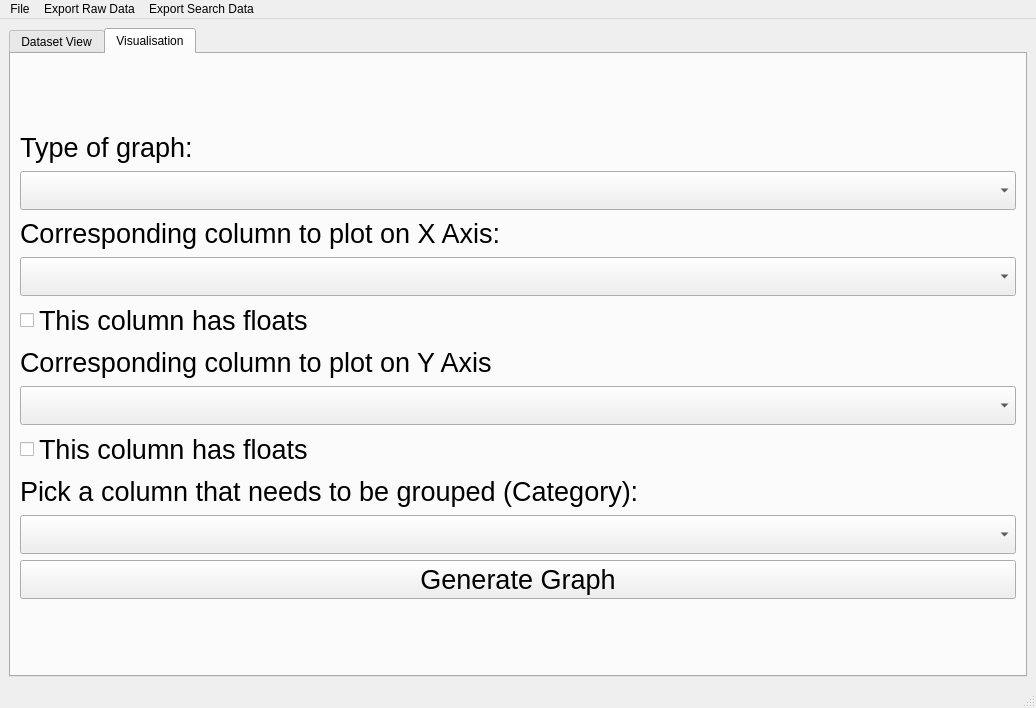
<?xml version="1.0" encoding="UTF-8"?>
<ui version="4.0">
 <class>MainWindow</class>
 <widget class="QMainWindow" name="MainWindow">
  <property name="geometry">
   <rect>
    <x>0</x>
    <y>0</y>
    <width>1036</width>
    <height>708</height>
   </rect>
  </property>
  <property name="windowTitle">
   <string>MainWindow</string>
  </property>
  <widget class="QWidget" name="centralwidget">
   <layout class="QVBoxLayout" name="verticalLayout">
    <item>
     <widget class="QTabWidget" name="tabWidget">
      <property name="currentIndex">
       <number>1</number>
      </property>
      <widget class="QWidget" name="DataSetView">
       <attribute name="title">
        <string>Dataset View</string>
       </attribute>
       <layout class="QGridLayout" name="gridLayout">
        <item row="1" column="0">
         <widget class="QTableView" name="csvTable">
          <property name="dragDropMode">
           <enum>QAbstractItemView::NoDragDrop</enum>
          </property>
          <property name="alternatingRowColors">
           <bool>true</bool>
          </property>
          <property name="gridStyle">
           <enum>Qt::SolidLine</enum>
          </property>
          <property name="sortingEnabled">
           <bool>true</bool>
          </property>
          <attribute name="horizontalHeaderStretchLastSection">
           <bool>true</bool>
          </attribute>
          <attribute name="verticalHeaderShowSortIndicator" stdset="0">
           <bool>false</bool>
          </attribute>
         </widget>
        </item>
        <item row="0" column="0">
         <layout class="QHBoxLayout" name="horizontalLayout">
          <item>
           <widget class="QLineEdit" name="search">
            <property name="placeholderText">
             <string>Search Dataset...</string>
            </property>
           </widget>
          </item>
          <item>
           <widget class="QPushButton" name="searchView">
            <property name="text">
             <string>Search Table</string>
            </property>
           </widget>
          </item>
          <item>
           <widget class="QPushButton" name="clearView">
            <property name="text">
             <string>Clear View</string>
            </property>
           </widget>
          </item>
         </layout>
        </item>
       </layout>
      </widget>
      <widget class="QWidget" name="Visualisation">
       <attribute name="title">
        <string>Visualisation</string>
       </attribute>
       <layout class="QGridLayout" name="gridLayout_3">
        <item row="0" column="0">
         <layout class="QVBoxLayout" name="verticalLayout_2">
          <item>
           <widget class="QLabel" name="label">
            <property name="maximumSize">
             <size>
              <width>992</width>
              <height>35</height>
             </size>
            </property>
            <property name="font">
             <font>
              <pointsize>20</pointsize>
             </font>
            </property>
            <property name="text">
             <string>Type of graph:</string>
            </property>
           </widget>
          </item>
          <item>
           <widget class="QComboBox" name="typeBox">
            <property name="font">
             <font>
              <pointsize>20</pointsize>
             </font>
            </property>
           </widget>
          </item>
          <item>
           <widget class="QLabel" name="label_2">
            <property name="maximumSize">
             <size>
              <width>992</width>
              <height>35</height>
             </size>
            </property>
            <property name="font">
             <font>
              <pointsize>20</pointsize>
             </font>
            </property>
            <property name="text">
             <string>Corresponding column to plot on X Axis:</string>
            </property>
           </widget>
          </item>
          <item>
           <widget class="QComboBox" name="xBox">
            <property name="font">
             <font>
              <pointsize>20</pointsize>
             </font>
            </property>
           </widget>
          </item>
          <item>
           <widget class="QCheckBox" name="xString">
            <property name="font">
             <font>
              <pointsize>20</pointsize>
             </font>
            </property>
            <property name="text">
             <string>This column has floats</string>
            </property>
           </widget>
          </item>
          <item>
           <widget class="QLabel" name="label_3">
            <property name="maximumSize">
             <size>
              <width>992</width>
              <height>35</height>
             </size>
            </property>
            <property name="font">
             <font>
              <pointsize>20</pointsize>
             </font>
            </property>
            <property name="text">
             <string>Corresponding column to plot on Y Axis</string>
            </property>
           </widget>
          </item>
          <item>
           <widget class="QComboBox" name="yBox">
            <property name="font">
             <font>
              <pointsize>20</pointsize>
             </font>
            </property>
           </widget>
          </item>
          <item>
           <widget class="QCheckBox" name="yString">
            <property name="font">
             <font>
              <pointsize>20</pointsize>
             </font>
            </property>
            <property name="text">
             <string>This column has floats</string>
            </property>
           </widget>
          </item>
          <item>
           <widget class="QLabel" name="label_4">
            <property name="maximumSize">
             <size>
              <width>992</width>
              <height>35</height>
             </size>
            </property>
            <property name="font">
             <font>
              <pointsize>20</pointsize>
             </font>
            </property>
            <property name="text">
             <string>Pick a column that needs to be grouped (Category):</string>
            </property>
           </widget>
          </item>
          <item>
           <widget class="QComboBox" name="plotBox">
            <property name="font">
             <font>
              <pointsize>20</pointsize>
             </font>
            </property>
           </widget>
          </item>
          <item>
           <widget class="QPushButton" name="generate">
            <property name="font">
             <font>
              <pointsize>20</pointsize>
             </font>
            </property>
            <property name="text">
             <string>Generate Graph</string>
            </property>
           </widget>
          </item>
         </layout>
        </item>
       </layout>
      </widget>
     </widget>
    </item>
   </layout>
  </widget>
  <widget class="QMenuBar" name="menubar">
   <property name="geometry">
    <rect>
     <x>0</x>
     <y>0</y>
     <width>1036</width>
     <height>21</height>
    </rect>
   </property>
   <widget class="QMenu" name="menuFile">
    <property name="title">
     <string>File</string>
    </property>
    <addaction name="actionImport_CSV"/>
    <addaction name="actionMerge_CSV"/>
    <addaction name="actionEmail"/>
   </widget>
   <widget class="QMenu" name="menuExport_Raw_Data">
    <property name="title">
     <string>Export Raw Data</string>
    </property>
    <addaction name="actionExport_CSV"/>
    <addaction name="actionExport_PDF"/>
    <addaction name="actionExport_IMG"/>
    <addaction name="actionExport_TXT"/>
   </widget>
   <widget class="QMenu" name="menuExport_Search">
    <property name="title">
     <string>Export Search Data</string>
    </property>
    <addaction name="actionExport_PDF_filtered"/>
    <addaction name="actionExport_IMG_filtered"/>
    <addaction name="actionExport_TXT_filtered"/>
   </widget>
   <addaction name="menuFile"/>
   <addaction name="menuExport_Raw_Data"/>
   <addaction name="menuExport_Search"/>
  </widget>
  <widget class="QStatusBar" name="statusbar"/>
  <action name="actionExport_CSV">
   <property name="text">
    <string>Export CSV</string>
   </property>
   <property name="shortcut">
    <string>Ctrl+E</string>
   </property>
  </action>
  <action name="actionImport_CSV">
   <property name="text">
    <string>Import CSV</string>
   </property>
   <property name="shortcut">
    <string>Ctrl+U</string>
   </property>
  </action>
  <action name="actionMerge_CSV">
   <property name="text">
    <string>Merge CSV</string>
   </property>
   <property name="shortcut">
    <string>Ctrl+M</string>
   </property>
  </action>
  <action name="actionEmail">
   <property name="text">
    <string>Send to Gmail</string>
   </property>
  </action>
  <action name="actionExport_PDF">
   <property name="text">
    <string>Export PDF</string>
   </property>
  </action>
  <action name="actionExport_IMG">
   <property name="text">
    <string>Export IMG</string>
   </property>
  </action>
  <action name="actionExport_TXT">
   <property name="text">
    <string>Export TXT</string>
   </property>
  </action>
  <action name="actionExport_PDF_filtered">
   <property name="text">
    <string>Export PDF (filtered)</string>
   </property>
  </action>
  <action name="actionExport_IMG_filtered">
   <property name="text">
    <string>Export IMG (filtered)</string>
   </property>
  </action>
  <action name="actionExport_TXT_filtered">
   <property name="text">
    <string>Export TXT (filtered)</string>
   </property>
  </action>
 </widget>
 <resources/>
 <connections/>
</ui>
